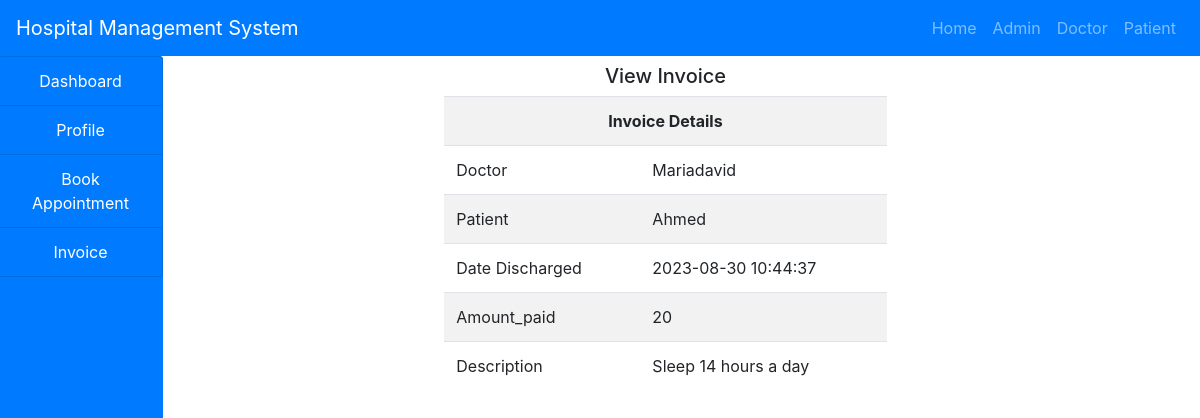
The app's page /hms/patient/invoiceview.php?id=1 with its own data.
### tables this page shows
CREATE TABLE `income` (
  `id` int(11) NOT NULL,
  `doctor` varchar(255) NOT NULL,
  `patient` varchar(255) NOT NULL,
  `date_discharge` varchar(255) NOT NULL,
  `amount_paid` varchar(255) NOT NULL,
  `description` varchar(255) NOT NULL
);

### hms/patient/invoiceview.php (the view, shortened to what this page needs)
<!DOCTYPE html>
<html lang="en">
<head>
</head>
<body>
    <?php
    include('../include/header.php');
    include('../include/connection.php');
    ?>
    <div class="container-fluid">
        <div class="col-md-12">
            <div class="row">
                <div class="col-md-2 col-sm-4 col-xs-4" style="margin-left:-32px;">
                    <?php
                        include('sidenav.php');
                    ?>
                </div>
                <div class="col-md-10 col-sm-8 col-xs-8">
                    <h5 class="text-center my-2">View Invoice</h5>
                    <div class="col-md-12">
                        <div class="row">
                            <div class="col-md-3"></div>
                            <div class="col-md-6">
                                <?php
                                    if(isset($_GET['id'])){
                                        $id=$_GET['id'];
                                        $query="SELECT * FROM income WHERE id='$id'";
                                        $res=mysqli_query($conn,$query);
                                        $row=mysqli_fetch_array($res);
                                    }
                                ?>
                                <table class="table table-striped">
                                    <tr>
                                        <th class="text-center" colspan="2">Invoice Details</th>
                                    </tr>
                                    <tr>
                                        <td>Doctor</td>
                                        <td><?php echo $row['doctor'];?></td>
                                    </tr>
                                    <tr>
                                        <td>Patient</td>
                                        <td><?php echo $row['patient'];?></td>
                                    </tr>
                                    <tr>
                                        <td>Date Discharged</td>
                                        <td><?php echo $row['date_discharge'];?></td>
                                    </tr>
                                    <tr>
                                        <td>Amount_paid</td>
                                        <td><?php echo $row['amount_paid'];?></td>
                                    </tr>
                                    <tr>
                                        <td>Description</td>
                                        <td><?php echo $row['description'];?></td>
                                    </tr>
                                </table>
                            </div>
                            <div class="col-md-3"></div>
                        </div>
                    </div>
                </div>
            </div>
        </div>
    </div>
</body>
</html>

### records on screen
income: doctor "Mariadavid", patient "Ahmed", date_discharge "2023-08-30 10:44:37", amount_paid "20", description "Sleep 14 hours a day"
